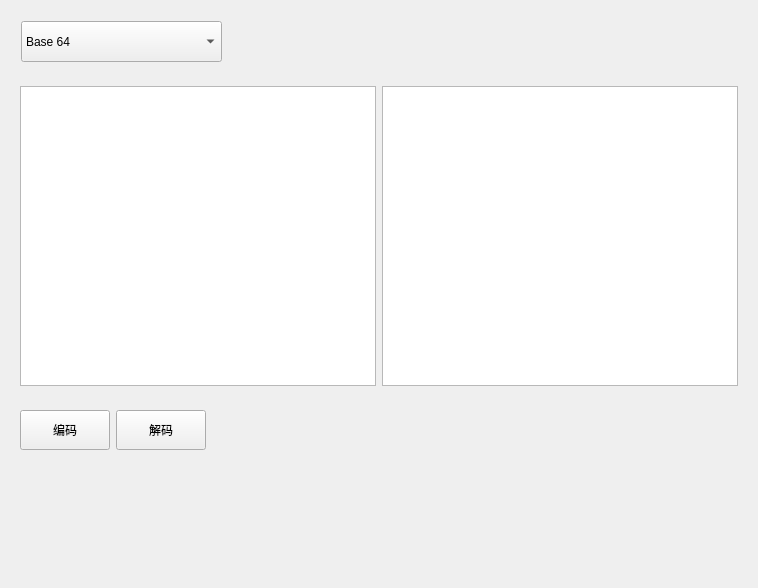
<?xml version="1.0" encoding="UTF-8"?>
<ui version="4.0">
 <class>BaseWidget</class>
 <widget class="QWidget" name="BaseWidget">
  <property name="geometry">
   <rect>
    <x>0</x>
    <y>0</y>
    <width>758</width>
    <height>588</height>
   </rect>
  </property>
  <property name="minimumSize">
   <size>
    <width>90</width>
    <height>40</height>
   </size>
  </property>
  <property name="windowTitle">
   <string>Form</string>
  </property>
  <layout class="QVBoxLayout" name="verticalLayout">
   <item>
    <widget class="QWidget" name="widget_3" native="true">
     <property name="minimumSize">
      <size>
       <width>0</width>
       <height>60</height>
      </size>
     </property>
     <property name="maximumSize">
      <size>
       <width>16777215</width>
       <height>60</height>
      </size>
     </property>
     <widget class="QComboBox" name="comboBox">
      <property name="geometry">
       <rect>
        <x>10</x>
        <y>10</y>
        <width>201</width>
        <height>41</height>
       </rect>
      </property>
      <item>
       <property name="text">
        <string>Base 64</string>
       </property>
      </item>
      <item>
       <property name="text">
        <string>Base 32</string>
       </property>
      </item>
      <item>
       <property name="text">
        <string>Base 16</string>
       </property>
      </item>
     </widget>
    </widget>
   </item>
   <item>
    <widget class="QWidget" name="widget" native="true">
     <property name="maximumSize">
      <size>
       <width>16777215</width>
       <height>320</height>
      </size>
     </property>
     <layout class="QHBoxLayout" name="horizontalLayout">
      <item>
       <widget class="QPlainTextEdit" name="txt_left">
        <property name="minimumSize">
         <size>
          <width>0</width>
          <height>300</height>
         </size>
        </property>
        <property name="maximumSize">
         <size>
          <width>16777215</width>
          <height>300</height>
         </size>
        </property>
        <property name="plainText">
         <string/>
        </property>
       </widget>
      </item>
      <item>
       <widget class="QPlainTextEdit" name="txt_right">
        <property name="minimumSize">
         <size>
          <width>0</width>
          <height>300</height>
         </size>
        </property>
        <property name="maximumSize">
         <size>
          <width>16777215</width>
          <height>300</height>
         </size>
        </property>
        <property name="readOnly">
         <bool>true</bool>
        </property>
       </widget>
      </item>
     </layout>
    </widget>
   </item>
   <item>
    <widget class="QWidget" name="widget_2" native="true">
     <property name="maximumSize">
      <size>
       <width>1111111</width>
       <height>58</height>
      </size>
     </property>
     <layout class="QHBoxLayout" name="horizontalLayout_2">
      <item>
       <widget class="QPushButton" name="btn_encode">
        <property name="minimumSize">
         <size>
          <width>90</width>
          <height>40</height>
         </size>
        </property>
        <property name="maximumSize">
         <size>
          <width>90</width>
          <height>40</height>
         </size>
        </property>
        <property name="text">
         <string>编码</string>
        </property>
       </widget>
      </item>
      <item>
       <widget class="QPushButton" name="btn_decode">
        <property name="minimumSize">
         <size>
          <width>90</width>
          <height>40</height>
         </size>
        </property>
        <property name="maximumSize">
         <size>
          <width>90</width>
          <height>40</height>
         </size>
        </property>
        <property name="text">
         <string>解码</string>
        </property>
       </widget>
      </item>
      <item>
       <spacer name="horizontalSpacer">
        <property name="orientation">
         <enum>Qt::Horizontal</enum>
        </property>
        <property name="sizeHint" stdset="0">
         <size>
          <width>40</width>
          <height>20</height>
         </size>
        </property>
       </spacer>
      </item>
     </layout>
    </widget>
   </item>
   <item>
    <spacer name="verticalSpacer">
     <property name="orientation">
      <enum>Qt::Vertical</enum>
     </property>
     <property name="sizeHint" stdset="0">
      <size>
       <width>20</width>
       <height>40</height>
      </size>
     </property>
    </spacer>
   </item>
  </layout>
 </widget>
 <resources/>
 <connections/>
</ui>
